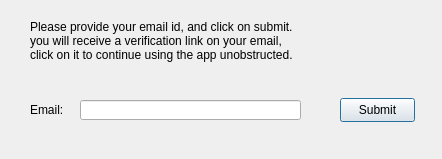
<?xml version="1.0" encoding="UTF-8"?>
<ui version="4.0">
 <class>Dialog</class>
 <widget class="QDialog" name="Dialog">
  <property name="geometry">
   <rect>
    <x>0</x>
    <y>0</y>
    <width>442</width>
    <height>159</height>
   </rect>
  </property>
  <property name="windowTitle">
   <string>Dialog</string>
  </property>
  <widget class="QPushButton" name="submit_key">
   <property name="geometry">
    <rect>
     <x>340</x>
     <y>98</y>
     <width>75</width>
     <height>24</height>
    </rect>
   </property>
   <property name="text">
    <string>Submit</string>
   </property>
  </widget>
  <widget class="QLabel" name="label_4">
   <property name="geometry">
    <rect>
     <x>30</x>
     <y>10</y>
     <width>311</width>
     <height>61</height>
    </rect>
   </property>
   <property name="text">
    <string>Please provide your email id, and click on submit. 
you will receive a verification link on your email, 
click on it to continue using the app unobstructed.</string>
   </property>
   <property name="openExternalLinks">
    <bool>true</bool>
   </property>
  </widget>
  <widget class="QLabel" name="label_3">
   <property name="geometry">
    <rect>
     <x>30</x>
     <y>103</y>
     <width>47</width>
     <height>13</height>
    </rect>
   </property>
   <property name="text">
    <string>Email:</string>
   </property>
  </widget>
  <widget class="QLineEdit" name="name">
   <property name="geometry">
    <rect>
     <x>80</x>
     <y>100</y>
     <width>221</width>
     <height>20</height>
    </rect>
   </property>
  </widget>
 </widget>
 <resources/>
 <connections/>
</ui>
